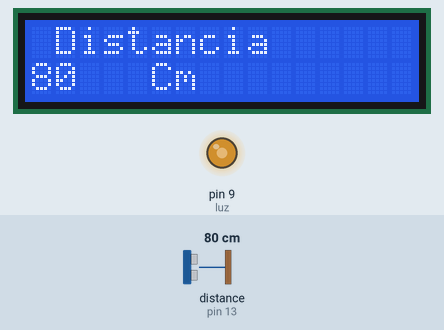
A sketch run on a simulated Arduino Uno, built with avr-gcc and run on an emulated ATmega328P. On the bench: 16×2 character LCD, output pins drawn as LEDs (lit = HIGH). Inputs (shaded band) come from the test bench; at power-on: distance to the obstacle (sensor on pin 13) 80 cm. The echo pulse lasts 58.3 µs per cm.

Above: at 1.2 s.
1.3 s: distance to the obstacle (sensor on pin 13) set to 2 cm
At 2.5 s:
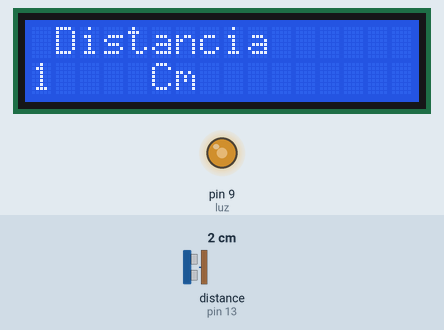
5.4 s: distance to the obstacle (sensor on pin 13) set to 4 cm
At 6.9 s:
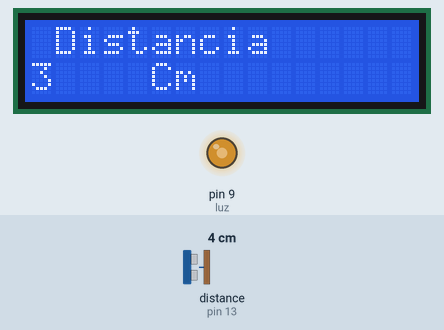
8.6 s: distance to the obstacle (sensor on pin 13) set to 9 cm
At 9.9 s:
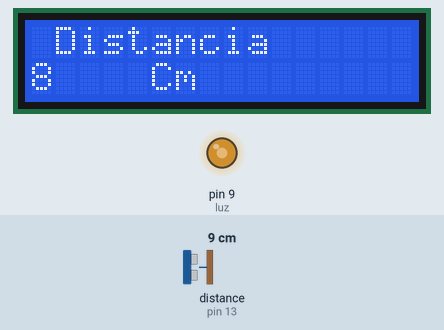
Timing chart, 0 to 11.6 s (numbered marks = the images above; inputs shaded):
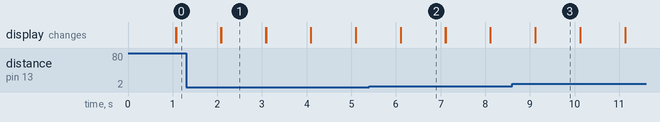

The sketch:

ultrasonic_bibliotecanova.ino
```cpp
#include <Ultrasonic.h>

#include <LiquidCrystal.h>


LiquidCrystal lcd (11, 10, 5, 4, 3, 2);

Ultrasonic ultrasonic(12,13); // (Trig PIN,Echo PIN)

float distancia = 0;
long microsec = 0;
int luz = 9;

void setup() {
  Serial.begin(9600);

   analogWrite(luz,150);
  lcd.begin( 16, 2);


}
void loop()
{
  /*digitalWrite(trigerPin,LOW);

  delayMicroseconds(2);

  digitalWrite(trigerPin,HIGH);

  delayMicroseconds(10);

   digitalWrite(trigerPin,LOW);
*/
   microsec = ultrasonic.timing();
   distancia = ultrasonic.convert(microsec, Ultrasonic::CM);


  int distanciacm = int(distancia);
  lcd.print(" Distancia "); // CM or INC
  lcd.setCursor(0,2);
  lcd.print(distanciacm );
  lcd.setCursor(5,2);
  lcd.print("Cm");


   delay(1000);
   lcd.clear();

}
```

Measured:
- after the input at 1.3 s, the display: first differs from a run without the input after 0.79 s (image 1)
- after the input at 5.4 s, the display: first differs from a run without the input after 0.71 s (image 2)
- after the input at 8.6 s, the display: first differs from a run without the input after 0.52 s (image 3)
- what the display in image 1 shows lasts 1.0 s, from 2.1 s to 3.1 s
